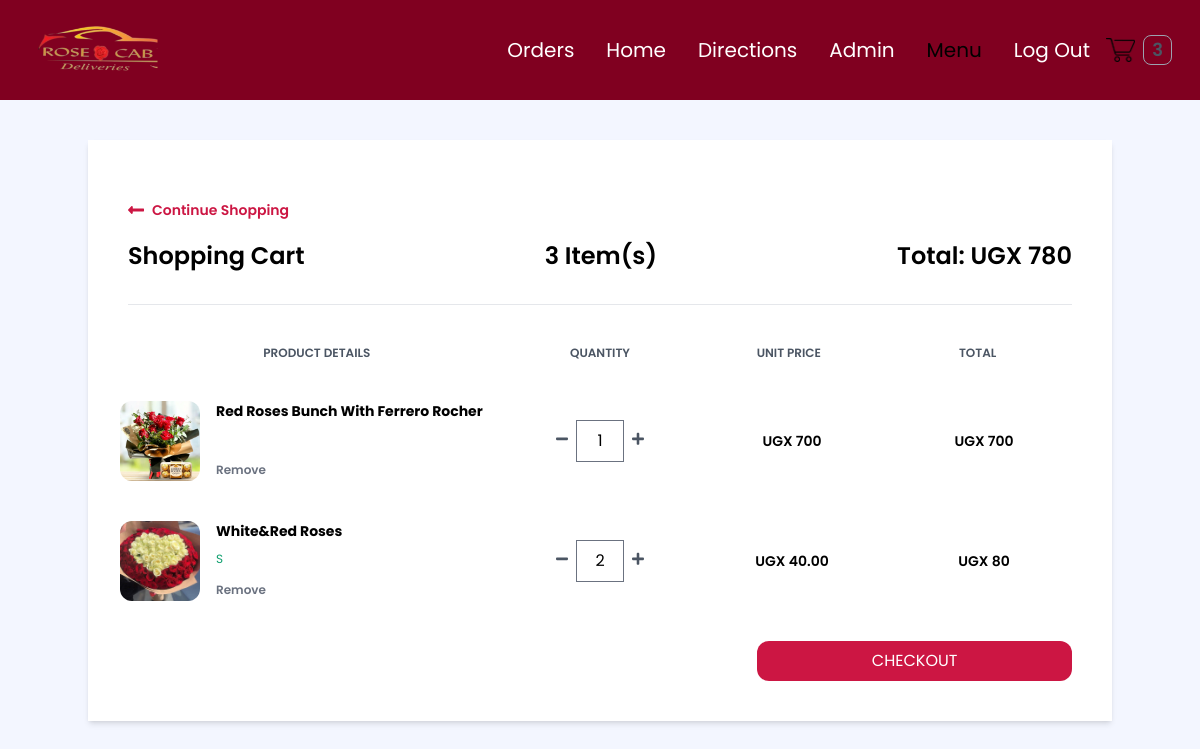
The page /cart/ (signed in) on the database as committed earlier.
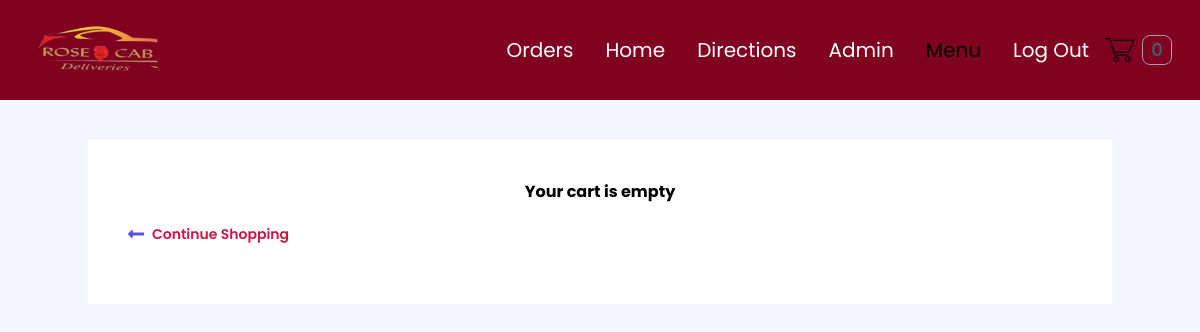
The same page on the database as committed later.
### order/models.py (models this page shows, shortened)
class Order(models.Model):
    PAYMENT_CHOICES = (("cash", "cash"), ("online", "online"))
    DELIVERY_CHOICES = (("delivery", "delivery"), ("carryout", "carryout"))
    transaction_id = models.UUIDField(
        primary_key=True, default=uuid.uuid4, editable=True
    )
    customer = models.ForeignKey(Customer, on_delete=models.CASCADE)
    STATUS =(
        ('Pending','Pending'),
        ('Order Confirmed','Order Confirmed'),
        ('Out for Delivery','Out for Delivery'),
        ('Delivered','Delivered'),
    )
    status=models.CharField(max_length=50,null=True,choices=STATUS,default='Pending')
    date_ordered = models.DateTimeField(auto_now_add=True)
    date_modified = models.DateTimeField(auto_now=True)
    complete = models.BooleanField(default=False)
    paid = models.BooleanField(default=False)
    payment_method = models.CharField(max_length=10, choices=PAYMENT_CHOICES)
    delivery_method = models.CharField(max_length=10, choices=DELIVERY_CHOICES)
    shipping = models.ForeignKey(
        "ShippingAddress", on_delete=models.SET_NULL, blank=True, null=True
    )
    pickup = models.ForeignKey(
        "PickUpDetail", on_delete=models.SET_NULL, blank=True, null=True
    )
    coupon = models.ForeignKey(
        "Coupon", on_delete=models.SET_NULL, blank=True, null=True
    )
    email = models.EmailField(max_length=70, null=True, blank=True)
    phone = models.CharField(max_length=20, null=True, blank=True)
    @property
    def get_cart_subtotal(self):
        order_items = self.orderitem_set.all()
        total = sum([item.get_total for item in order_items])
        return total
    get_cart_subtotal.fget.short_description = "Subtotal"
    @property
    def get_cart_total(self):
        total = self.get_cart_subtotal
        if self.coupon:
            total = total - self.get_coupon_value
        return total
    get_cart_total.fget.short_description = "Total"
    @property
    def get_cart_items(self):
        order_items = self.orderitem_set.all()
        total = sum([item.quantity for item in order_items])
        return total
    get_cart_items.fget.short_description = "# Items"
    @property
    def get_coupon_value(self):
        if self.coupon:
            if self.coupon.discount_type == "Percent":
                coupon_value = round(
                    self.get_cart_subtotal * self.coupon.discount_amount / 100, 2
                )
            else:
                coupon_value = self.coupon.discount_amount
        else:
            coupon_value = None
        return coupon_value
    get_coupon_value.fget.short_description = "Coupon"

class OrderItem(models.Model):
    product = models.ForeignKey(Product, on_delete=models.CASCADE)
    order = models.ForeignKey(Order, on_delete=models.CASCADE)
    variation = models.ForeignKey(
        ProductVariant, on_delete=models.SET_NULL, blank=True, null=True
    )
    quantity = models.IntegerField(default=0)
    date_added = models.DateTimeField(auto_now_add=True)
    @property
    def get_total(self):
        if self.product.has_variants:
            total = self.variation.price * self.quantity
        else:
            total = self.product.price * self.quantity
        return total
    get_total.fget.short_description = "Total"
    def image_tag(self):
        return mark_safe(
            f'<img src="{self.product.image.url}" width="100" height="100" />'
        )
    image_tag.short_description = "Image"

### store/models.py (models this page shows, shortened)
class Product(models.Model):
    id = models.UUIDField(primary_key=True, default=uuid.uuid4, editable=False)
    name = models.CharField(max_length=100)
    price = models.DecimalField(max_digits=6, decimal_places=2, blank=True, null=True)
    desc = models.TextField(max_length=500, blank=True, null=True)
    image = models.ImageField(blank=True, upload_to="images")
    created_at = models.DateField(auto_now_add=True)
    updated_at = models.DateField(auto_now=True)
    product_category = models.ForeignKey(
        "Category", on_delete=models.CASCADE, null=True, blank=True
    )
    class Meta:
        ordering = ("product_category",)
    def image_tag(self):  # pragma: no cover
        if self.image:
            return mark_safe(f'<img src="{self.image.url}" width="100" height="100" />')
    image_tag.short_description = "Image"
    @property
    def has_variants(self):
        if self.productvariant_set.count() > 0:
            return True
        else:
            return False

class ProductVariant(models.Model):
    title = models.CharField(max_length=100, blank=True, null=True)
    product = models.ForeignKey(Product, on_delete=models.CASCADE)
    size = models.ForeignKey(Size, on_delete=models.CASCADE)
    price = models.DecimalField(max_digits=6, decimal_places=2)

class Size(models.Model):
    name = models.CharField(max_length=20, blank=True, null=True, unique=True)

### order/views.py (the view)
# urls.py: path("cart/", views.cart, name="cart"),
def cart(request):
    try:
        customer = get_customer_or_guest(request)
    except:
        return redirect("store:products")
    customer_order = Order.objects.filter(customer=customer, complete=False)
    if customer_order.exists():
        customer_items = OrderItem.objects.filter(order_id__in=customer_order).order_by(
            "product__name", "-variation__size"
        )
        customer_order = customer_order[0]
    else:
        customer_order, customer_items = None, None
    context = {
        "order": customer_order,
        "items": customer_items,
    }
    return render(request, "order/cart.html", context)

### order/views.py (called while the page is built)
def get_customer_or_guest(request):
    if request.user.is_authenticated:
        customer = request.user.customer
    else:
        customer, created = Customer.objects.get_or_create(
            device=request.COOKIES["device"]
        )
    return customer

### store/context_processors.py (called while the page is built, shortened)
def get_cart_quantity(request):
    if request.user.is_authenticated:
        try:
            customer = request.user.customer
        except:
            number_of_items = 0
    try:
        customer_order = Order.objects.filter(customer=customer, complete=False)[0]
        number_of_items = customer_order.get_cart_items
    except:
        number_of_items = 0
    return {"cart_quantity": number_of_items}

### templates/order/cart.html (shortened to what the changed rows need)
{% extends 'store/base.html' %} {% block content %} {% if not items %}
<div class="container mx-auto mt-10">
  <div class="w-full bg-white p-10 text-center">
    <h2 class="font-bold">Your cart is empty</h2>
    <div>
      <a id="links"
        href="{% url 'store:products' %}"
        class="flex font-semibold text-indigo-600 text-sm my-5 w-1/4"
      >
        <svg
          class="fill-current mr-2 text-indigo-600 w-4"
          viewBox="0 0 448 512"
        >
          <path
            d="M134.059 296H436c6.627 0 12-5.373 12-12v-56c0-6.627-5.373-12-12-12H134.059v-46.059c0-21.382-25.851-32.09-40.971-16.971L7.029 239.029c-9.373 9.373-9.373 24.569 0 33.941l86.059 86.059c15.119 15.119 40.971 4.411 40.971-16.971V296z"
          />
        </svg>
        Continue Shopping
      </a>
    </div>
  </div>
</div>
{% else %}
<div class="container mx-auto mt-10">
  <div class="flex flex-col shadow-md my-10">
    <div class="w-full bg-white p-3 md:p-10">
      <a id="links"
        href="{% url 'store:products' %}"
        class="flex font-semibold text-sm my-5 w-1/4"
      >
        <svg
          class="fill-current mr-2 w-4"
          viewBox="0 0 448 512"
        >
          <path
            d="M134.059 296H436c6.627 0 12-5.373 12-12v-56c0-6.627-5.373-12-12-12H134.059v-46.059c0-21.382-25.851-32.09-40.971-16.971L7.029 239.029c-9.373 9.373-9.373 24.569 0 33.941l86.059 86.059c15.119 15.119 40.971 4.411 40.971-16.971V296z"
          />
        </svg>
        Continue Shopping
      </a>
      <div class="flex justify-between border-b pb-8">
        <h1 class="font-semibold text-2xl">Shopping Cart</h1>
        <h2 class="font-semibold text-2xl">{{order.get_cart_items}} Item(s)</h2>
        <h2 class="font-semibold text-2xl">
          Total: UGX&nbsp;{{order.get_cart_subtotal|floatformat:0}}
        </h2>
      </div>
      <div
        class="flex mt-10 mb-5 font-semibold text-center text-gray-600 text-xs uppercase"
      >
        <h3 class="w-2/5">Product Details</h3>
        <h3 class="w-1/5 text-center">Quantity</h3>
        <h3 class="w-1/5 text-center">Unit Price</h3>
        <h3 class="w-1/5 text-center">Total</h3>
      </div>
      {% for item in items %}
      <div class="flex items-center hover:bg-gray-100 -mx-8 px-6 py-5">
        <div class="flex w-2/5">
          <div class="w-20">
            <img
              class="h-20 rounded-xl"
              src="{{item.product.image.url}}"
              alt=""
            />
          </div>
          <div class="flex flex-col justify-between ml-4 flex-grow">
            <span class="font-bold text-sm">{{ item.product.name|title }}</span>
            <span class="text-green-500 text-xs"
              >{{item.variation.size.name}}</span
            >
            <form
              action="{% url 'order:remove-from-cart' item.id %}"
              method="post"
            >
              <button
                type="submit"
                class="font-semibold hover:text-red-500 text-gray-500 text-xs"
              >
                Remove
              </button>
            </form>
          </div>
        </div>
        <div
          class="flex justify-center items-center w-1/5 individual-container"
        >
          <form
            action="{% url 'order:reduce-product-quantity' item.pk %}"
            method="post"
          >
            <button type="submit">
              <svg class="fill-current text-gray-600 w-3" viewBox="0 0 448 512">
                <path
                  d="M416 208H32c-17.67 0-32 14.33-32 32v32c0 17.67 14.33 32 32 32h384c17.67 0 32-14.33 32-32v-32c0-17.67-14.33-32-32-32z"
                />
              </svg>
            </button>
          </form>
          <input
            class="quantity mx-2 border text-center w-12"
            type="number"
            value="{{item.quantity}}"
            min="1"
            oninput="validity.valid||(value='');"
            id="{{item.pk}}"
          />
          <form
            action="{% url 'order:increase-product-quantity' item.pk %}"
            method="post"
          >
            <button type="submit">
            </button>
          </form>
        </div>
        <h1 class="text-center w-1/5 font-semibold text-sm">
          UGX&nbsp;{% firstof item.variation.price item.product.price|floatformat:0 %}
        </h1>
        <span class="text-center w-1/5 font-semibold text-sm"
          >UGX&nbsp;{{item.get_total|floatformat:0}}</span
        >
      </div>
      {% endfor %}
      <div class="mt-5">
        <form action="{% url 'order:checkout' %}" method="POST">
          <button id="add-cart-btn"
            type="submit"
            class="rounded-xl w-1/3 py-2 mt-2 uppercase flex items-center justify-center ml-auto"
          >
            Checkout
          </button>
        </form>
      </div>
    </div>
  </div>
</div>
{% endif %}
{% endblock %}

Rows that differ between the two databases and show on the page:
no longer on this page (row edited): Order: get_cart_items "3", get_cart_subtotal "780"
removed OrderItem: product.image (picture), product.name "Red Roses Bunch With Ferrero Rocher", quantity "1", variation+product "700", get_total "700"
removed OrderItem: product.image (picture), product.name "White&Red Roses", variation.size.name "S", quantity "2", variation.price "40.00", get_total "80"
Other text that changed with them:
{{ cart_quantity }}: "3" → "0"
text no longer shown: "Shopping Cart Item(s) Total: UGX PRODUCT DETAILS QUANTITY UNIT PRICE TOTAL CHECKOUT"
text now shown: "Your cart is empty"
